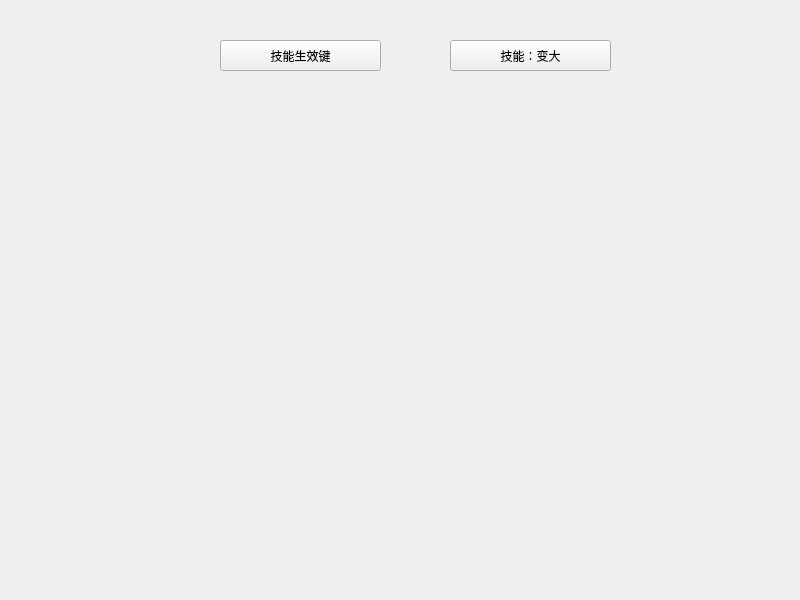
<?xml version="1.0" encoding="UTF-8"?>
<ui version="4.0">
 <class>Widget</class>
 <widget class="QWidget" name="Widget">
  <property name="geometry">
   <rect>
    <x>0</x>
    <y>0</y>
    <width>800</width>
    <height>600</height>
   </rect>
  </property>
  <property name="windowTitle">
   <string>Widget</string>
  </property>
  <widget class="QPushButton" name="pushButton_1">
   <property name="geometry">
    <rect>
     <x>450</x>
     <y>40</y>
     <width>161</width>
     <height>31</height>
    </rect>
   </property>
   <property name="text">
    <string>技能：变大</string>
   </property>
  </widget>
  <widget class="QPushButton" name="pushButton_2">
   <property name="geometry">
    <rect>
     <x>220</x>
     <y>40</y>
     <width>161</width>
     <height>31</height>
    </rect>
   </property>
   <property name="text">
    <string>技能生效键</string>
   </property>
  </widget>
 </widget>
 <resources/>
 <connections/>
</ui>
